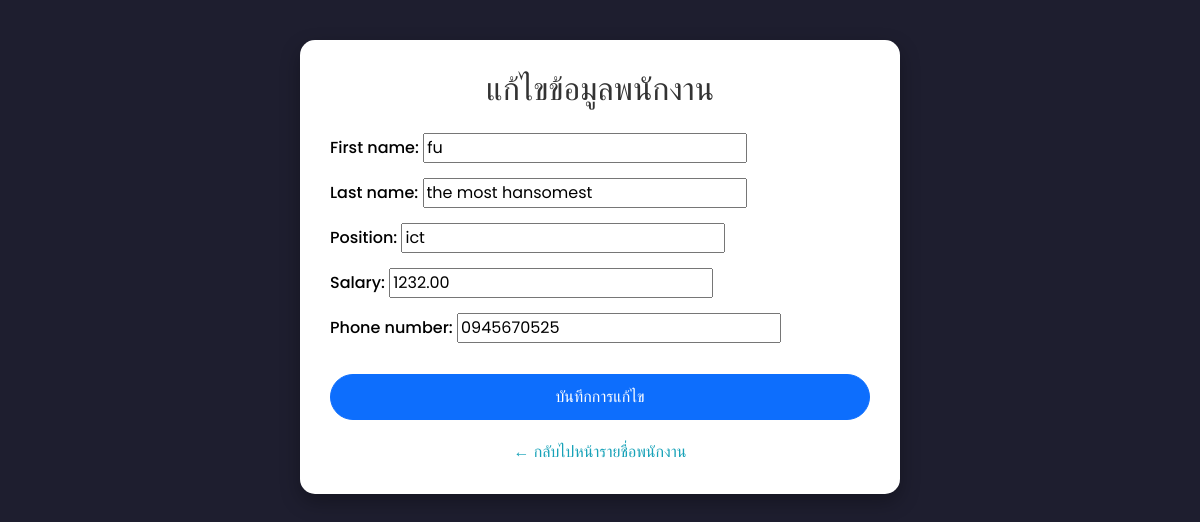
The page /edit/7/ on the database its author committed.
### employee/models.py (models this page shows, shortened)
class Employee(models.Model):
    first_name = models.CharField(max_length=100)
    last_name = models.CharField(max_length=100)
    position = models.CharField(max_length=100)
    salary = models.DecimalField(max_digits=10, decimal_places=2)
    phone_number = models.CharField(max_length=15)

### employee/views.py (the view)
# urls.py: path('edit/<int:pk>/', views.edit_employee, name='edit_employee'),  # หน้าแก้ไขพนักงาน
def edit_employee(request, pk):
    employee = Employee.objects.get(pk=pk)
    if request.method == 'POST':
        form = EmployeeForm(request.POST, instance=employee)
        if form.is_valid():
            form.save()
            return redirect('employee_list')  # กลับไปที่หน้ารายชื่อพนักงาน
    else:
        form = EmployeeForm(instance=employee)
    return render(request, 'edit_employee.html', {'form': form})

### employee/forms.py
class EmployeeForm(forms.ModelForm):
    class Meta:
        model = Employee
        fields = ['first_name', 'last_name', 'position', 'salary', 'phone_number']

### employee/templates/edit_employee.html (shortened to what this page needs)
<!DOCTYPE html>
<html lang="th">
<head>
    <link href="https://cdn.jsdelivr.net/npm/bootstrap@5.1.3/dist/css/bootstrap.min.css" rel="stylesheet">
</head>
<body>
    <div class="container fade-in">
        <h2>แก้ไขข้อมูลพนักงาน</h2>
        <form method="POST">
            {{ form.as_p }}
            <button type="submit" class="btn btn-primary mt-3">
                 บันทึกการแก้ไข
            </button>
        </form>
        <a href="{% url 'employee_list' %}" class="back-link">← กลับไปหน้ารายชื่อพนักงาน</a>
    </div>
</body>
</html>

### employee/templates/edit_employee.html (style rules this page uses)
body { font-family: 'Poppins', sans-serif; background-color: #1e1e2f; color: #f5f5f5; padding: 40px 20px; }
.container { max-width: 600px; background: #ffffff; color: #000; padding: 30px; border-radius: 15px; box-shadow: 0 8px 20px rgba(0, 0, 0, 0.3); margin: auto; }
h2 { text-align: center; margin-bottom: 25px; color: #333; }
form p { margin-bottom: 15px; }
.btn-primary { width: 100%; border-radius: 30px; padding: 10px; }
.back-link { display: block; text-align: center; margin-top: 20px; text-decoration: none; color: #17a2b8; font-weight: 500; }
label { font-weight: 500; }
.fade-in { animation: fadeIn 0.5s ease-in-out; }

### rows shown on the page
Employee: first_name "fu", last_name "the most hansomest", position "ict", salary "1232.00", phone_number "0945670525"
